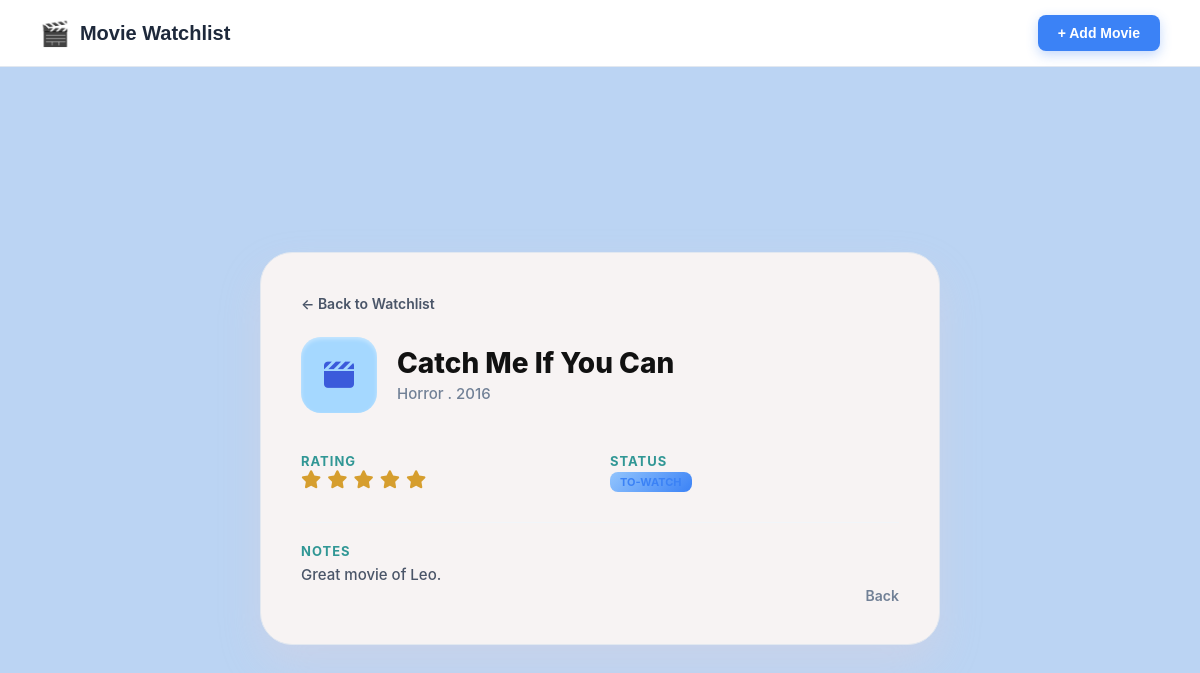
Screenshot of /movies/9 with the database file from the repository.
### tables this page shows
CREATE TABLE movies (
            id INTEGER PRIMARY KEY AUTOINCREMENT,
            title TEXT NOT NULL,
            genre TEXT,
            release_year INTEGER,
            rating INTEGER,
            status TEXT NOT NULL,
            notes TEXT
        );

### endpoint/movies.py (the view)
@movies_bp.route('/movies/<int:movie_id>', methods=['GET'])
def view_movie(movie_id):
    movie = get_movies_by_id_service(movie_id)
    if not movie:
        flash("Movie not found.", "danger")
        return redirect(url_for('movies.index'))
    return render_template('view.html', movie=movie)

### business_logic/movie_service.py (called while the page is built)
def get_movies_by_id_service(movie_id):
    conn = get_db_connection()
    row = conn.execute('SELECT * FROM movies WHERE id = ?', (movie_id,)).fetchone()
    conn.close()
    return Movie.from_row(row) if row else None

### data_access/movie_repository.py (called while the page is built)
def get_db_connection():
    conn = sqlite3.connect(DATABASE)
    conn.row_factory = sqlite3.Row
    return conn

### models/movie.py (called while the page is built)
    def get_stars_html(self):
        html = ""
        for i in range(1, 6):
            if i <= self.rating:
                html += '<i class="fa-solid fa-star active-star"></i>'
            else:
                html += '<i class="fa-regular fa-star inactive-star"></i>'
        return html

    def get_status_class(self):
        return f"status-{self.status.lower().replace(' ', '-')}"

    @classmethod
    def from_row(cls, row):
        if not row:
            return None
        data = dict(row)
        return cls(
            id=data.get('id'),
            title=data.get('title'),
            genre=data.get('genre'),
            release_year=data.get('release_year'),
            rating=data.get('rating'),
            status=data.get('status'),
            notes=data.get('notes')
        )

### templates/view.html (shortened to what this page needs)
<!DOCTYPE html>
<html lang="en">
<head>
    <link rel="stylesheet" href="https://cdnjs.cloudflare.com/ajax/libs/font-awesome/6.4.0/css/all.min.css">
    <link rel="stylesheet" href="{{ url_for('static', filename='css/style.css') }}">
</head>
<body class="bg-dark" style="display: flex; flex-direction: column; min-height: 100vh; justify-content: flex-start; align-items: stretch; margin: 0; padding: 0;">
    <header class="watchlist-header" style="background: white; padding: 15px 40px; border-bottom: 1px solid #e2e8f0; display: flex; justify-content: space-between; align-items: center; width: 100%; box-sizing: border-box; flex-shrink: 0;">
        <div class="logo-area" style="display: flex; align-items: center; gap: 10px;">
            <span style="font-size: 24px; color: #3b82f6;">🎬</span>
            <h1 class="main-title" style="font-size: 20px; font-weight: 700; color: #1e293b; margin: 0; font-family: sans-serif;">Movie Watchlist</h1>
        </div>
        <a href="{{ url_for('movies.create') }}" class="add-movie-btn" style="background: #3b82f6; color: white; padding: 10px 20px; border-radius: 8px; text-decoration: none; font-weight: 600; font-size: 14px; display: inline-flex; align-items: center; gap: 5px; font-family: sans-serif;">
            + Add Movie
        </a>
    </header>
    <div class="page-container" style="display: flex; justify-content: center; align-items: center; flex-grow: 1; padding: 40px 20px; box-sizing: border-box;">
        <div class="movie-card">
            <div class="top-nav">
                <a href="{{ url_for('movies.index') }}" class="back-to-watchlist">
                    ← Back to Watchlist
                </a>
            </div>
            <div class="card-header">
                <div class="movie-icon-box">
                    <i class="fa-solid fa-clapperboard"></i>
                </div>
                <div class="movie-title-section">
                    <h1 class="movie-title">{{ movie.title }}</h1>
                    <p class="movie-meta">{{ movie.genre }} . {{ movie.year }}</p>
                </div>
            </div>
            <div class="details-grid">
                <div class="grid-item">
                    <h2 class="section-label">RATING</h2>
                    <div class="rating-stars">
                        {{ movie.get_stars_html() | safe }}
                    </div>
                </div>
                <div class="grid-item">
                    <h2 class="section-label">STATUS</h2>
                    <div class="status-value">
                        <span class="status-badge {{ movie.get_status_class() }}">{{ movie.status }}</span>
                    </div>
                </div>
            </div>
            <div class="notes-container">
                <h2 class="section-label">NOTES</h2>
                <p class="notes-text">{{ movie.notes }}</p>
            </div>
            <div class="card-footer">
                <a href="{{ url_for('movies.index') }}" class="bottom-back-btn">
                    Back
                </a>
            </div>
        </div>
    </div>
</body>
</html>

### static/css/style.css (style rules this page uses)
body { background-color: #f3f6f9; margin: 0; font-family: 'Inter', system-ui, -apple-system, sans-serif; color: #1e293b; }
.page-container { max-width: 1200px; margin: 0 auto; padding: 0 40px 40px 40px; }
.movie-card { background: #ffffff; border: 1px solid #e2e8f0; border-radius: 16px; padding: 35px 40px; max-width: 650px; margin: 0 auto; box-shadow: 0 4px 12px rgba(0, 0, 0, 0.03); }
.rating-stars { color: #f39c12; font-size: 1.2rem; letter-spacing: 2px; }
* { margin: 0; padding: 0; box-sizing: border-box; font-family: -apple-system, BlinkMacSystemFont, "Segoe UI", Roboto, "Helvetica Neue", Arial, sans-serif; }
body.bg-dark { background-color: #bbd4f3; min-height: 100vh; display: flex; justify-content: center; align-items: center; }
.page-container { width: 100%; max-width: 1200px; padding: 20px; display: flex; justify-content: center; align-items: center; }
.movie-card { background-color: #f7f3f3; width: 100%; max-width: 680px; border-radius: 32px; padding: 40px; box-shadow: 0 20px 40px rgba(243, 206, 206, 0.25); position: relative; }
.top-nav { margin-bottom: 24px; }
.back-to-watchlist { color: #4a5568; text-decoration: none; font-size: 14px; font-weight: 600; transition: color 0.2s ease; }
.card-header { display: flex; align-items: center; gap: 20px; margin-bottom: 35px; }
.movie-icon-box { width: 76px; height: 76px; background-color: #a5d8ff; border-radius: 20px; display: flex; justify-content: center; align-items: center; box-shadow: inset 0 2px 4px rgba(255, 255, 255, 0.4); }
.movie-icon-box i { font-size: 30px; color: #3b5bdb; }
.movie-title-section { flex: 1; }
.movie-title { font-size: 28px; font-weight: 800; color: #111; line-height: 1.2; }
.movie-meta { font-size: 15px; color: #718096; margin-top: 4px; font-weight: 500; }
.details-grid { display: grid; grid-template-columns: 1fr 1fr; gap: 20px; margin-bottom: 30px; }
.section-label { font-size: 13px; font-weight: 700; color: #319795; letter-spacing: 1px; margin-bottom: 1px; margin-top: 5px; }
.rating-stars { display: flex; gap: 4px; }
.active-star { color: #d69e2e; font-size: 18px; }
.status-value { font-size: 16px; font-weight: 700; color: #0d9488; }
.notes-container { margin-top: 20px; padding-top: 15px; border-top: 1px solid #f1f5f9; }
.notes-text { font-size: 15px; color: #4a5568; line-height: 1.6; font-weight: 500; margin: 4px 0 0 0; word-wrap: break-word; overflow-wrap: break-word; word-break: break-word; white-space: pre-wrap; }
.card-footer { display: flex; justify-content: flex-end; }
.bottom-back-btn { color: #718096; text-decoration: none; font-size: 14px; font-weight: 600; transition: color 0.2s ease; }
* { margin: 0; padding: 0; box-sizing: border-box; font-family: -apple-system, BlinkMacSystemFont, "Segoe UI", Roboto, Helvetica, Arial, sans-serif; }
.watchlist-header { display: flex; justify-content: space-between; align-items: center; margin-bottom: 30px; }
.logo-area { display: flex; align-items: center; gap: 12px; }
.main-title { font-size: 24px; font-weight: 800; color: #1e293b; }
.add-movie-btn { background-color: #3b82f6; color: #ffffff; padding: 10px 20px; border-radius: 12px; display: inline-flex; align-items: center; gap: 8px; text-decoration: none; font-size: 14px; font-weight: 700; box-shadow: 0 4px 12px rgba(59, 130, 246, 0.3); transition: all 0.2s ease; }
.status-to-watch { background: linear-gradient(135deg, #93c5fd, #3b82f6); }
.status-badge { font-size: 11px; font-weight: 700; padding: 3px 10px; border-radius: 8px; text-transform: uppercase; display: inline-block; }
.status-badge.status-to-watch { background-color: #eff6ff; color: #1e40af; }
.status-to-watch { color: #3b82f6 !important; }

### rows the page displays
movies: title "Catch Me If You Can", genre "Horror", year "2016", status "TO-WATCH", notes "Great movie of Leo."
